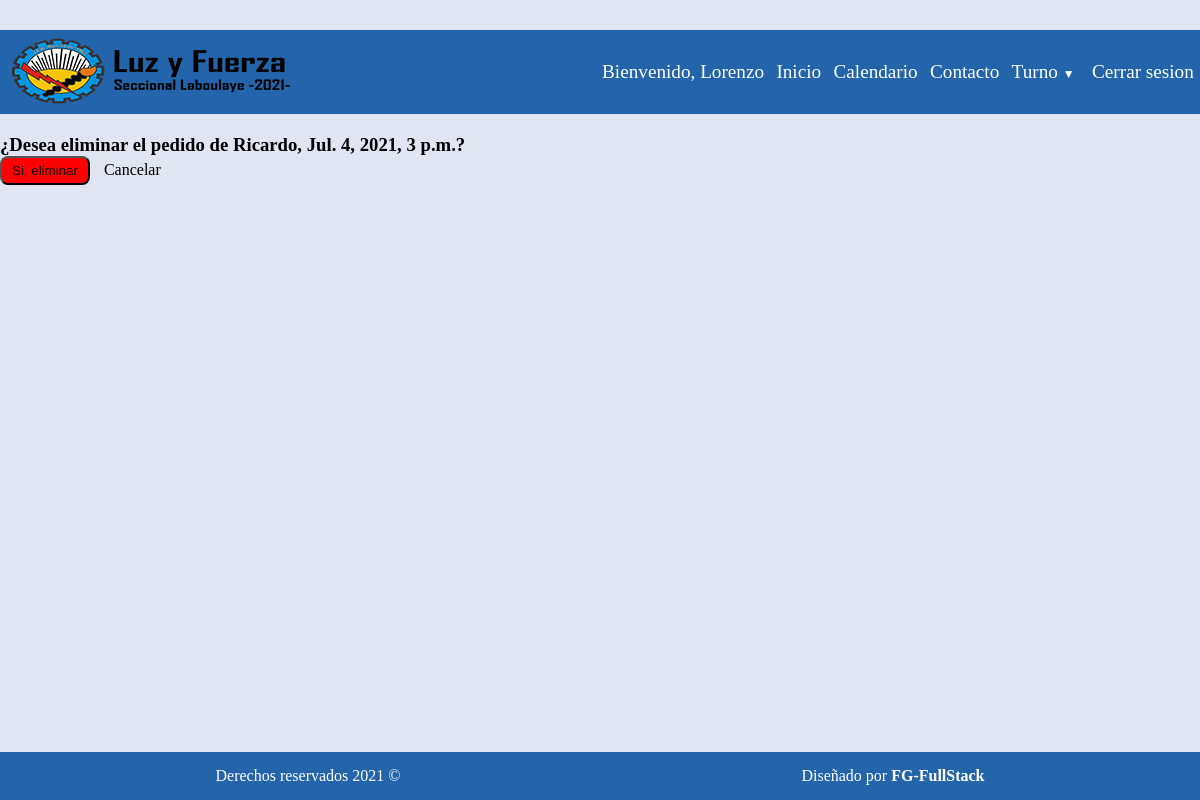
/turnos/eliminar/8 (signed in), run on an earlier commit of the app's database.
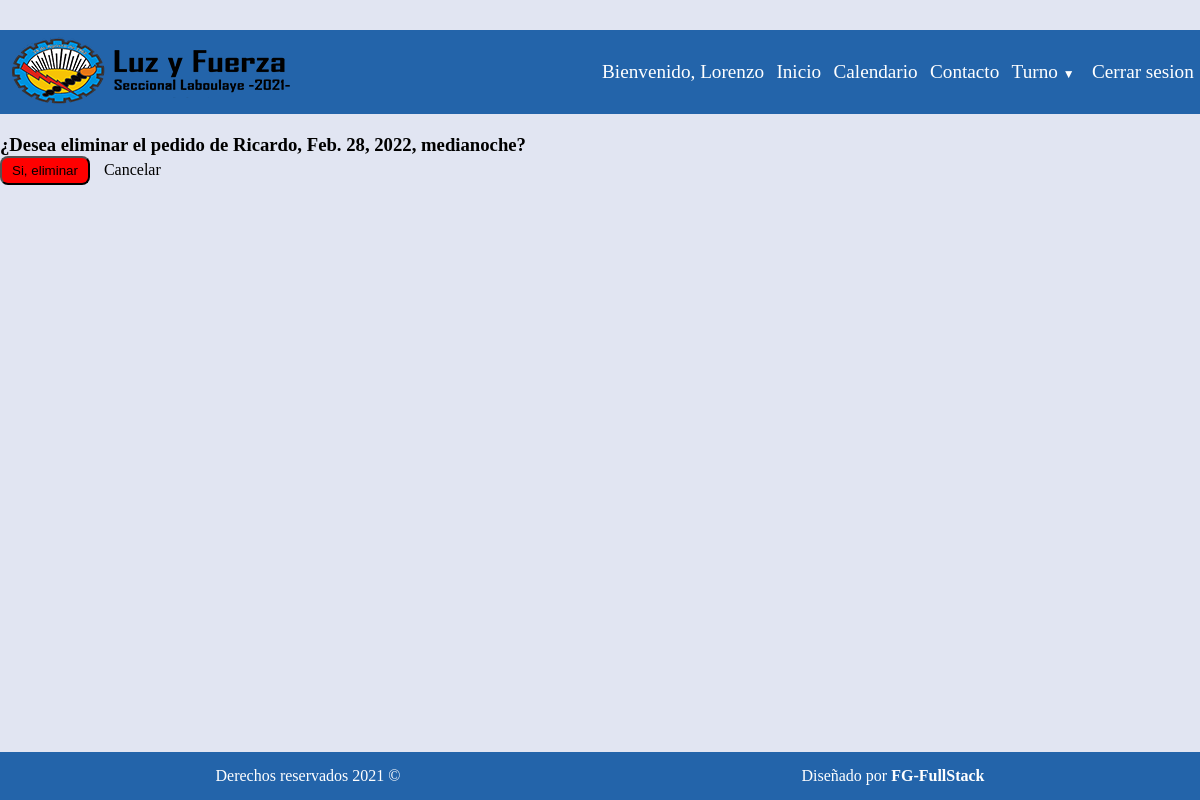
And on a later commit of the database.
### turnos/models.py (models this page shows)
class Turno(models.Model):
    nombre = models.CharField(max_length=60)
    apellido = models.CharField(max_length=60)
    tipoCancha = models.CharField(max_length=60, choices= cancha)
    fecha = models.DateTimeField(verbose_name='Fecha y hora')
    celular = models.CharField("Celular", max_length = 11)
    asistio = models.CharField(max_length=9, choices= asistencia, default='Si')
    montoRecaudado = models.IntegerField(default=0)
    turnoDadoPor = models.ForeignKey(User, null=True, on_delete=models.CASCADE, related_name="TurnoDadoPor")

### turnos/views.py (the view)
# urls.py: path('eliminar/<int:pk>', views.eliminarTurno.as_view() , name='eliminarTurno'),
class eliminarTurno(LoginRequiredMixin, DeleteView):
    model = Turno
    template_name = "turnos/eliminarTurno.html"
    success_url = reverse_lazy('index')

### templates/turnos/eliminarTurno.html (shortened to what this page needs)
{% extends 'base.html' %}
{% load static %}
{% block body %}
<form method = "POST">
    <h3>¿Desea eliminar el pedido de {{ turno.nombre }}, {{ turno.fecha }}?</h3>
    <button class= "btn btn-delete" type= "submit">Si, eliminar</button>
    <a href="{% url 'detalleTurno' %}" class="btn btn-default">Cancelar</a>
</form>
{% endblock  %}

What changed in the data, as far as the page shows it:
changed Turno "Ricardo": fecha "Jul. 4, 2021, 3 p.m." → "Feb. 28, 2022, medianoche"
